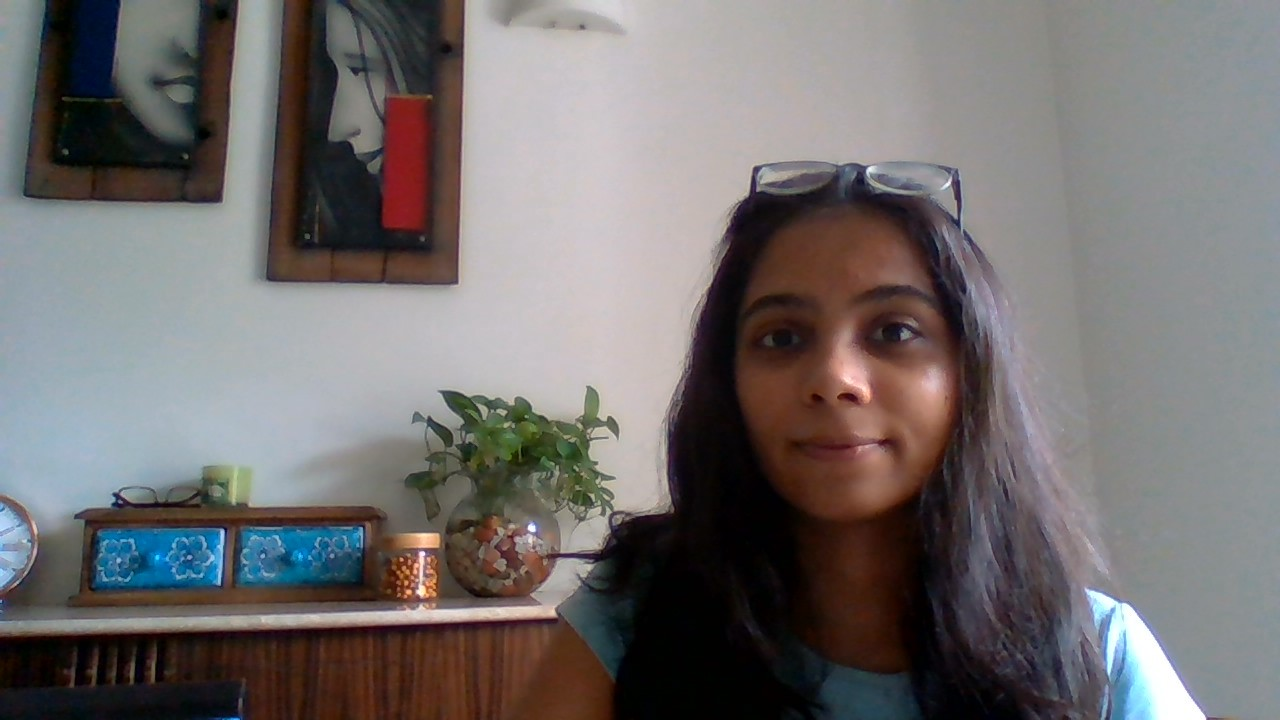
#> input picture Aashna/WhatsApp Image 2022-04-20 at 10.29.23 AM (1).jpeg, 1280 x 720 px; its folder holds only this picture in this run
$ python -i Camera.py   (imports and definitions only)
#> lines starting #> are read from the running program, lines starting #| are printed output that depends on the picture
import cv2
import streamlit as st

# [1 line not run here, left out]
# [1 line that did not run here, left out]
# [1 line not run here, left out]

def crop(img):
    # Read the input image
    # print(imgName)
    # img = cv2.imread("Images/"+imgName)

    # Convert into grayscale
    gray = cv2.cvtColor(img, cv2.COLOR_RGB2GRAY)
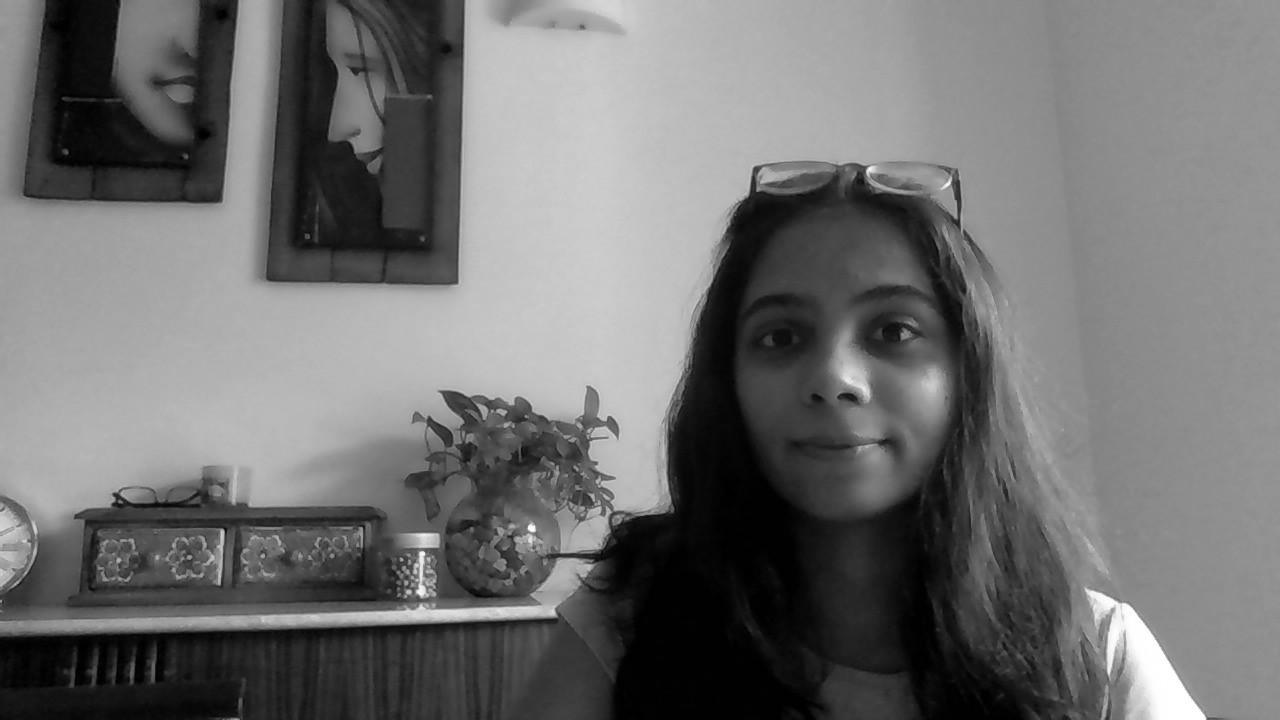
#> gray: shape (720, 1280); min 0, max 255, mean 111.4

    # Load the cascade
    face_cascade = cv2.CascadeClassifier(cv2.data.haarcascades + 'haarcascade_frontalface_default.xml')

    # Detect faces
    faces = face_cascade.detectMultiScale(gray, 1.1, 4)
#> faces = [[134, 51, 83, 83], [687, 219, 299, 299]]

    # Draw rectangle around the faces and crop the faces
    for (x, y, w, h) in faces:
        cv2.rectangle(img, (x, y), (x+w, y+h), (0, 0, 255), 2)
        faces = img[y:y + h, x:x + w]
        faces=cv2.cvtColor(faces, cv2.COLOR_BGR2RGB)
        # cv2.imshow('face',faces)
        st.image(faces,channels="BGR")
        # global count
        cv2.imwrite(''+"1"+'.jpg', faces)
#> this loop made 1 pass
#> pass 1, in crop, `faces = img[y:y + h, x:x + w]`:
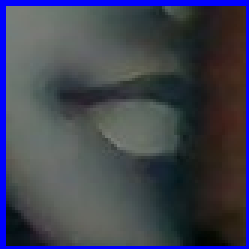
#> faces: shape (83, 83, 3) (shown 3 times larger); mean R, G, B 63.4, 66.4, 81.4
#> after the loop:
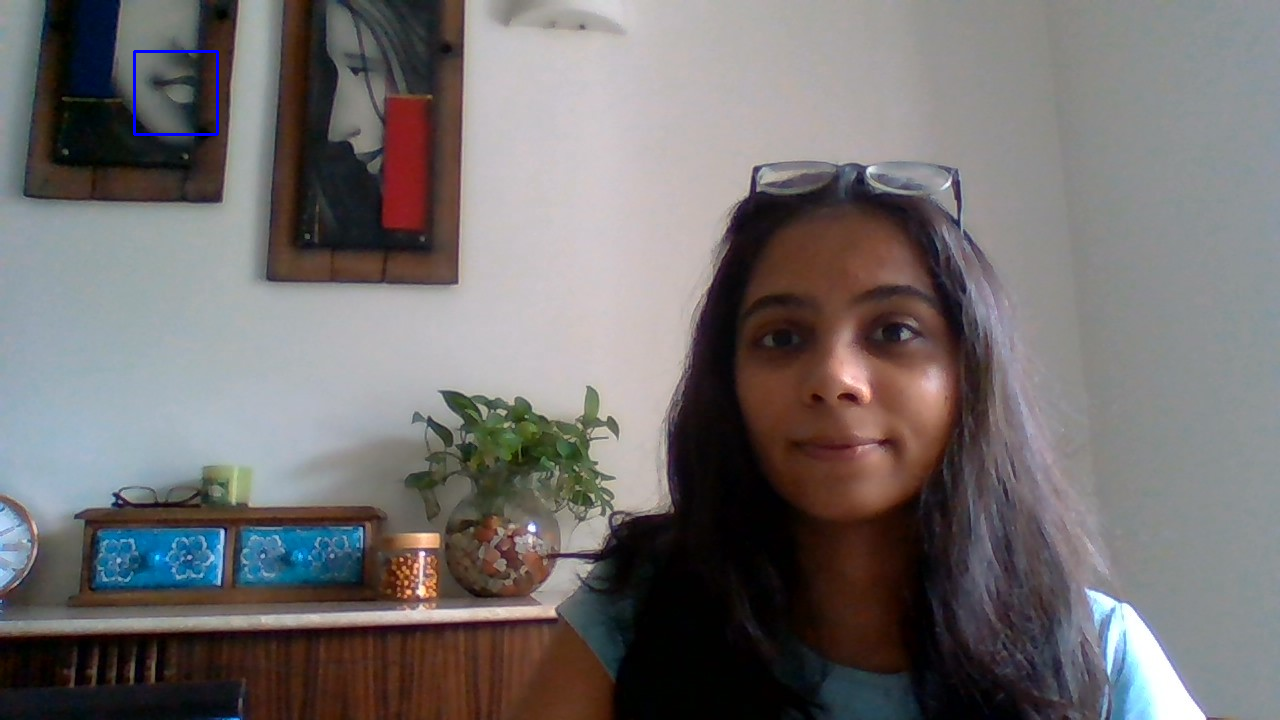
#> img: shape (720, 1280, 3); mean R, G, B 114.3, 110.1, 110.1
        # count=count+1


# [8 lines not run here, left out]


# [14 lines of commented-out code are left out]

>>> import cv2
>>> picture = cv2.cvtColor(cv2.imread('Aashna/WhatsApp Image 2022-04-20 at 10.29.23 AM (1).jpeg'), cv2.COLOR_BGR2RGB)
#> (the run stopped early here; a loop or call above may not have finished)

$ run again, on Aashna/WhatsApp Image 2022-04-20 at 10.29.23 AM (2).jpeg
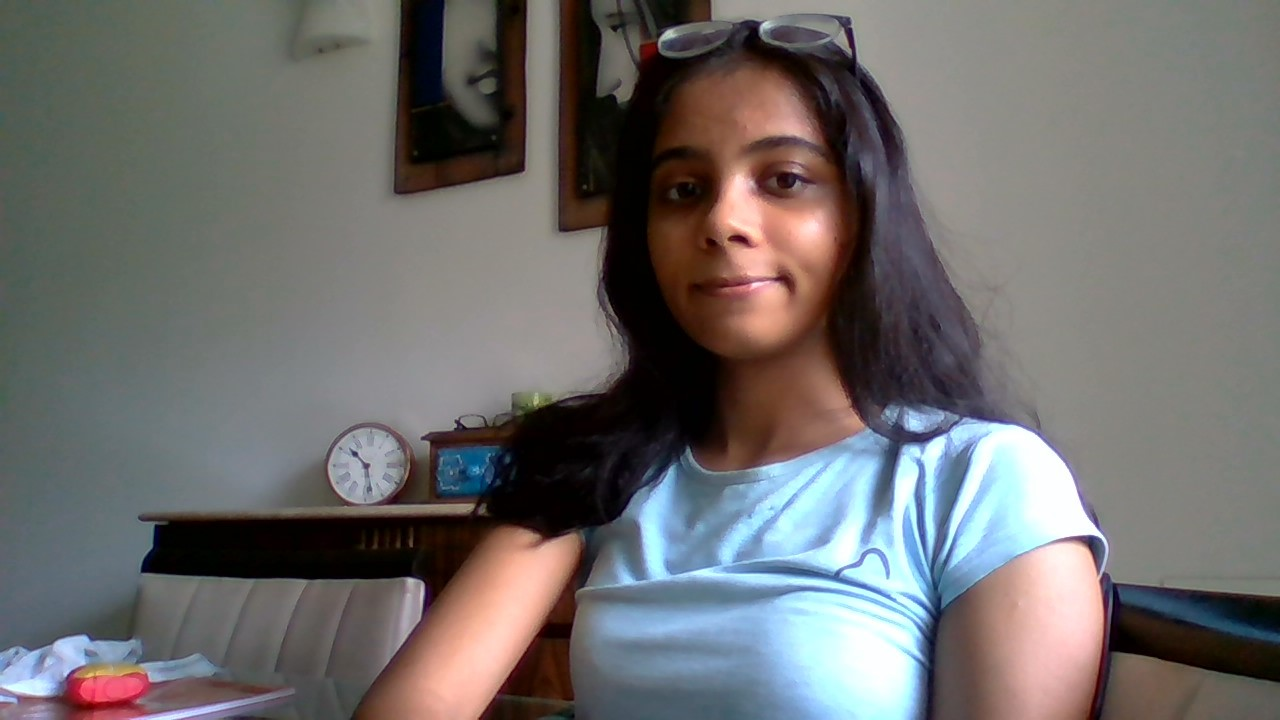
#> input picture Aashna/WhatsApp Image 2022-04-20 at 10.29.23 AM (2).jpeg, 1280 x 720 px
#> in crop, `gray = cv2.cvtColor(img, cv2.COLOR_RGB2GRAY)`:
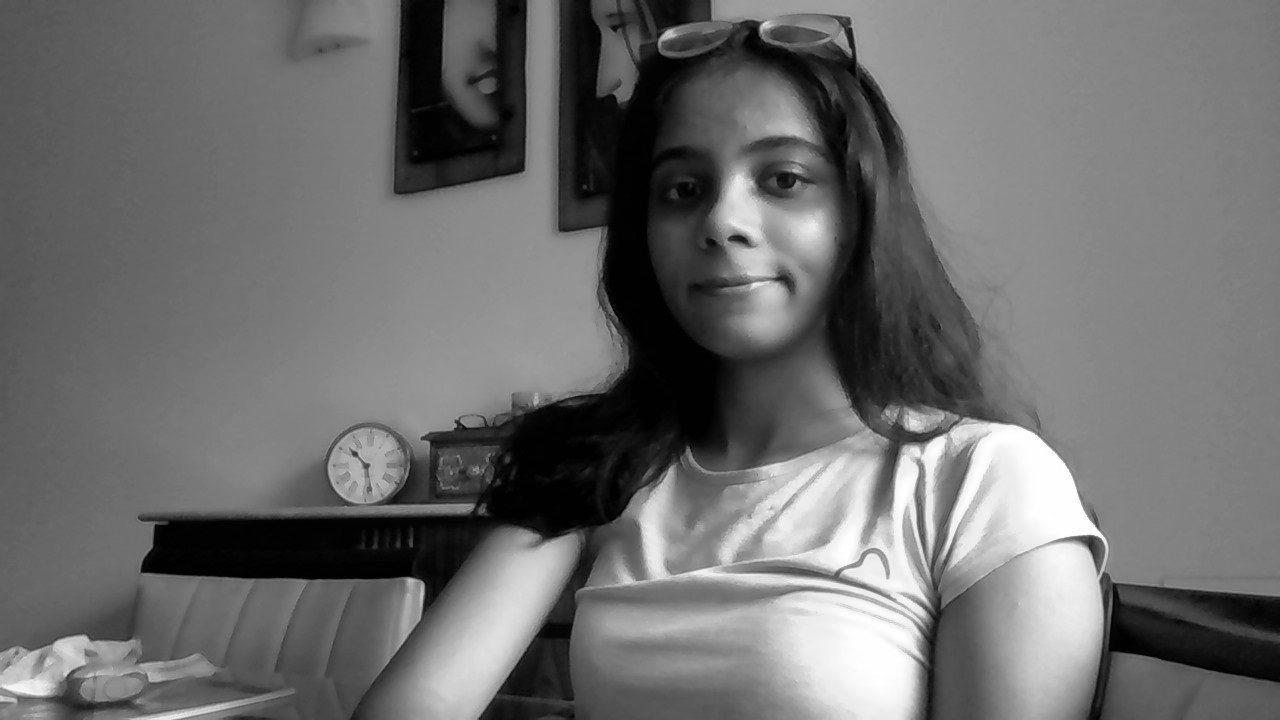
#> gray: shape (720, 1280); min 0, max 255, mean 109.6
#> in crop, `faces = face_cascade.detectMultiScale(gray, 1.1, 4)`: faces = [[452, 46, 79, 79], [599, 77, 271, 271]]
#> the loop in crop, `for (x, y, w, h) in faces:` made 1 pass
#> after the loop in crop, `for (x, y, w, h) in faces:`:
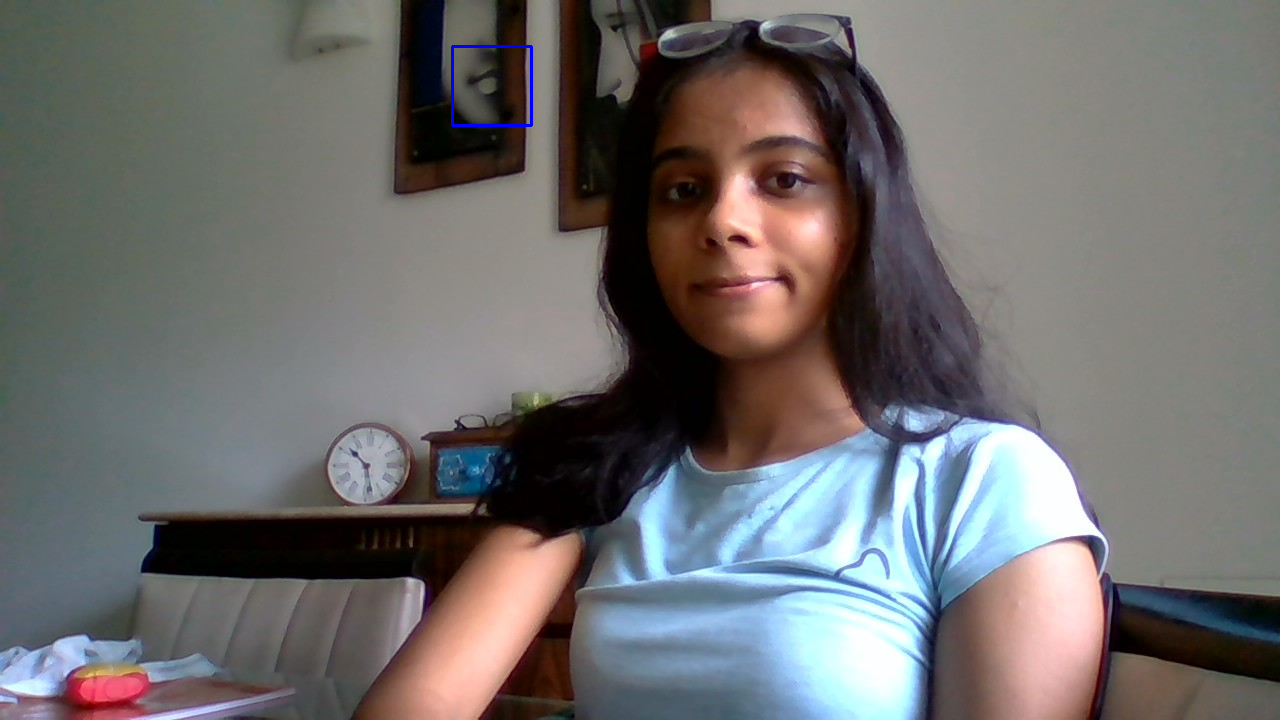
#> img: shape (720, 1280, 3); mean R, G, B 111.1, 109, 108.5

$ run again, on Aashna/0.jpg
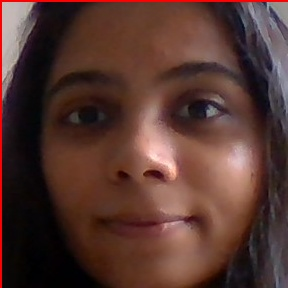
#> input picture Aashna/0.jpg, 288 x 288 px
#> in crop, `gray = cv2.cvtColor(img, cv2.COLOR_RGB2GRAY)`:
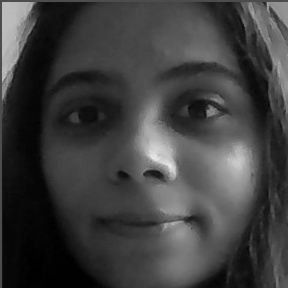
#> gray: shape (288, 288); min 0, max 233, mean 63.1
#> in crop, `faces = face_cascade.detectMultiScale(gray, 1.1, 4)`: faces = [[15, 24, 253, 253]]
#> the loop in crop, `for (x, y, w, h) in faces:` made 1 pass
#> after the loop in crop, `for (x, y, w, h) in faces:`:
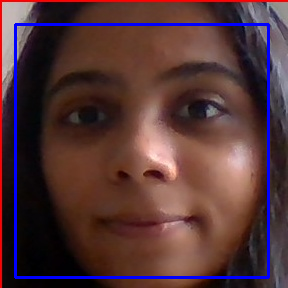
#> img: shape (288, 288, 3); mean R, G, B 83.2, 53, 55.8
